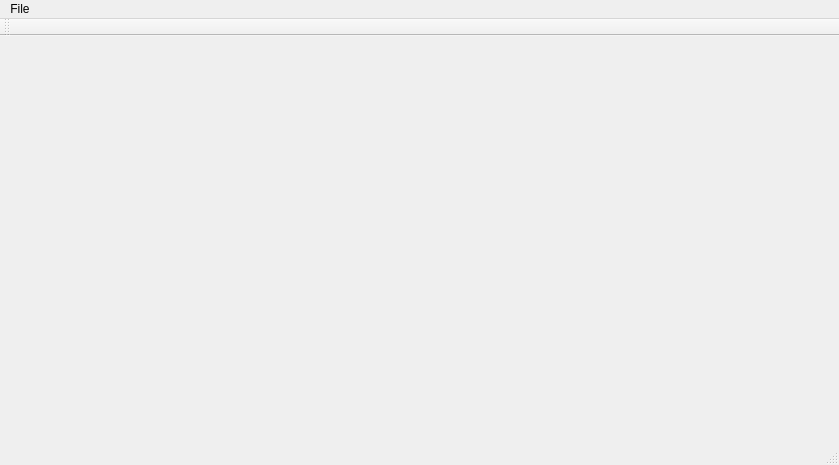
<?xml version="1.0" encoding="UTF-8"?>
<ui version="4.0">
 <class>MainWindow</class>
 <widget class="QMainWindow" name="MainWindow">
  <property name="geometry">
   <rect>
    <x>0</x>
    <y>0</y>
    <width>839</width>
    <height>465</height>
   </rect>
  </property>
  <property name="windowTitle">
   <string>MainWindow</string>
  </property>
  <widget class="QWidget" name="centralWidget">
   <widget class="QCustomPlot" name="widget" native="true">
    <property name="geometry">
     <rect>
      <x>549</x>
      <y>250</y>
      <width>281</width>
      <height>151</height>
     </rect>
    </property>
   </widget>
  </widget>
  <widget class="QMenuBar" name="menuBar">
   <property name="geometry">
    <rect>
     <x>0</x>
     <y>0</y>
     <width>839</width>
     <height>26</height>
    </rect>
   </property>
   <widget class="QMenu" name="menuFile">
    <property name="title">
     <string>File</string>
    </property>
    <addaction name="actionOpen"/>
   </widget>
   <addaction name="menuFile"/>
  </widget>
  <widget class="QToolBar" name="mainToolBar">
   <attribute name="toolBarArea">
    <enum>TopToolBarArea</enum>
   </attribute>
   <attribute name="toolBarBreak">
    <bool>false</bool>
   </attribute>
  </widget>
  <widget class="QStatusBar" name="statusBar"/>
  <action name="actionOpen">
   <property name="text">
    <string>Open</string>
   </property>
  </action>
 </widget>
 <layoutdefault spacing="6" margin="11"/>
 <customwidgets>
  <customwidget>
   <class>QCustomPlot</class>
   <extends>QWidget</extends>
   <header>qcustomplot.h</header>
   <container>1</container>
  </customwidget>
 </customwidgets>
 <resources/>
 <connections/>
</ui>
